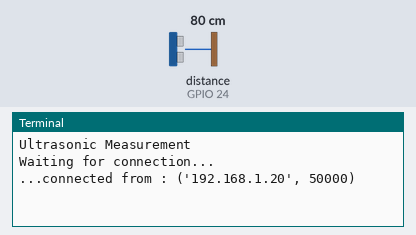
This program was run on a simulated Raspberry Pi (BCM pin numbers). Parts: the last lines printed to the terminal. Inputs (shaded band) come from the test bench; at power-on: distance to the obstacle (sensor on GPIO 24) 80 cm. The echo pulse lasts 58.3 µs per cm; one TCP client connects 1 s after the port opens and stays connected; the clock reads 2024-03-15 10:24:30 at power-on unless the program sets it.

Above: at 1.2 s.
1.3 s: distance to the obstacle (sensor on GPIO 24) set to 2 cm
At 1.38 s:
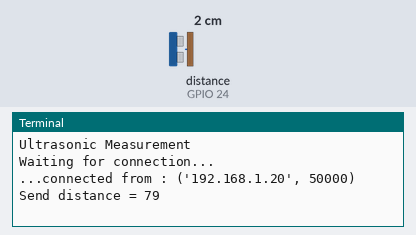
2.8 s: distance to the obstacle (sensor on GPIO 24) set to 4 cm
At 2.8 s:
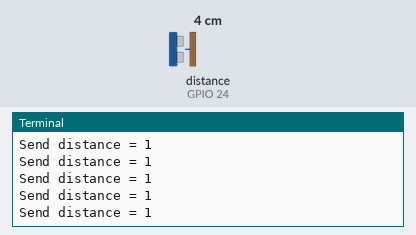
Timing chart, 0 to 5.8 s (numbered marks = the images above; inputs shaded):
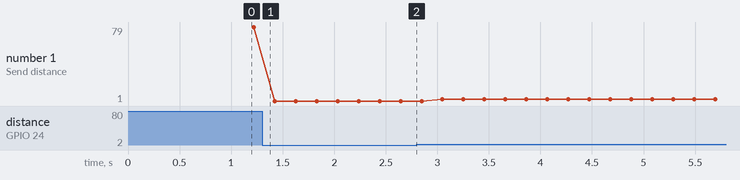

The program:

sensor_server.py
```python
#!/usr/bin/python


# -----------------------
# Import required Python libraries
# -----------------------
import time
import RPi.GPIO as GPIO
import struct
from socket import *

HOST = ''           # The variable of HOST is null, so the function bind( ) can be bound to all valid addresses.
PORT = 8002
BUFSIZ = 1024       # Size of the buffer
ADDR = (HOST, PORT)

tcpSerSock = socket(AF_INET, SOCK_STREAM)    # Create a socket.
tcpSerSock.bind(ADDR)    # Bind the IP address and port number of the server.
tcpSerSock.listen(5)     # The parameter of listen() defines the number of connections permitted at one time. Once the
                         # connections are full, others will be rejected.

# -----------------------
# Define some functions
# -----------------------

def measure():
  # This function measures a distance
  GPIO.output(GPIO_TRIGGER, True)
  time.sleep(0.00001)
  GPIO.output(GPIO_TRIGGER, False)
  start = time.time()

  while GPIO.input(GPIO_ECHO)==0:
    start = time.time()

  while GPIO.input(GPIO_ECHO)==1:
    stop = time.time()

  elapsed = stop-start
  distance = (elapsed * 34300)/2

  return distance

def measure_average():
  # This function takes 3 measurements and
  # returns the average.
  distance1=measure()
  time.sleep(0.1)
  distance2=measure()
  time.sleep(0.1)
  distance3=measure()
  distance = distance1 + distance2 + distance3
  #distance = distance / 3
  distance = min(distance1,distance2,distance3)
  return distance

# -----------------------
# Main Script
# -----------------------

# Use BCM GPIO references
# instead of physical pin numbers
GPIO.setmode(GPIO.BCM)

# Define GPIO to use on Pi
GPIO_TRIGGER = 23
GPIO_ECHO    = 24

print "Ultrasonic Measurement"

# Set pins as output and input
GPIO.setup(GPIO_TRIGGER,GPIO.OUT)  # Trigger
GPIO.setup(GPIO_ECHO,GPIO.IN)      # Echo

# Set trigger to False (Low)
GPIO.output(GPIO_TRIGGER, False)

# Wrap main content in a try block so we can
# catch the user pressing CTRL-C and run the
# GPIO cleanup function. This will also prevent
# the user seeing lots of unnecessary error
# messages.
try:
  while True:
    print 'Waiting for connection...'
    # Waiting for connection. Once receiving a connection, the function accept() returns a separate
    # client socket for the subsequent communication. By default, the function accept() is a blocking
    # one, which means it is suspended before the connection comes.
    tcpCliSock, addr = tcpSerSock.accept()
    print '...connected from :', addr     # Print the IP address of the client connected with the server.

    while True:
      #stat measure
      distance = measure_average()
      if distance > 300 :
        #strange value ... do not return it
        continue

      distance = int(distance)

      print "Send distance = " + str(distance)
      try:
        #send packing of length of distance
        tcpCliSock.send(struct.pack('<L', len(str(distance))))
        #send the string distance"
        tcpCliSock.send(str(distance))
      except IOError as e:
        print str(e)
        break


except KeyboardInterrupt:
  # User pressed CTRL-C
  # Reset GPIO settings
  GPIO.cleanup()
```

Measured:
- plotted number 1: 79 → 1 after the input at 1.3 s, 1 → 3 after the input at 2.8 s
